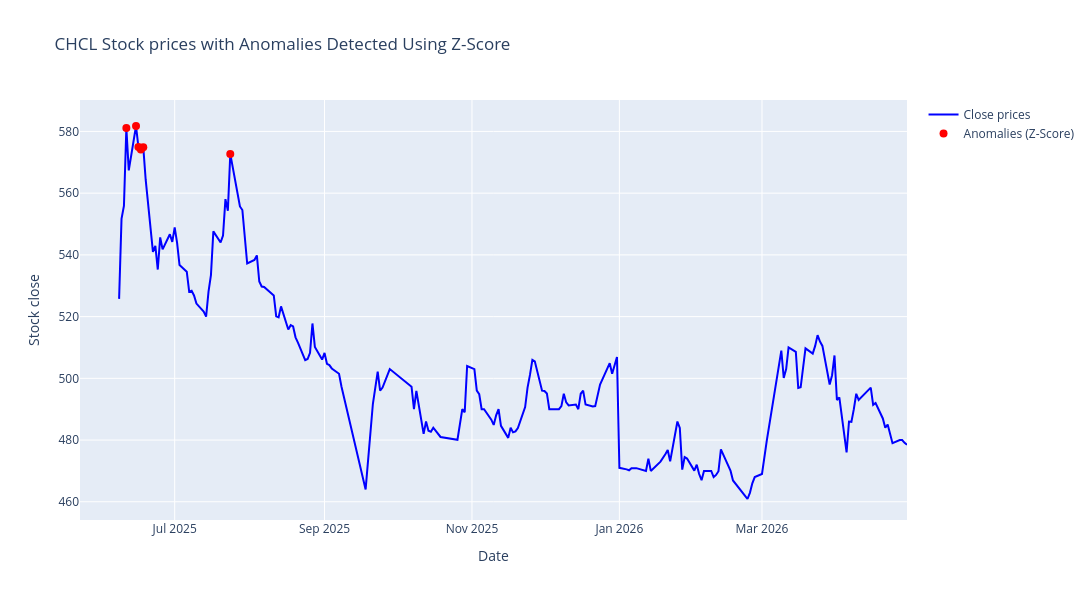

Here is the notebook cell this chart was saved with:
### Markdown cell above
### Z Score

### Code cell
# Calculate Z Score for close prices
df["Anomaly_Z_Score"] = zscore(df["close"])

# Identify anomalies where Z-Score >3 or < -3
anomalies_zscore = df[abs(df["Anomaly_Z_Score"]) > z_score_threshold]

# Create the figure
fig = go.Figure()

# Add 'Close' close line
fig.add_trace(
    go.Scatter(
        x=df.index,
        y=df["close"],
        mode="lines",
        name="Close prices",
        line=dict(color="blue", width=2),
    )
)

# Add anomalies (Z-score > 3 or < -3) as red markers
fig.add_trace(
    go.Scatter(
        x=anomalies_zscore.index,
        y=anomalies_zscore["close"],
        mode="markers",
        name="Anomalies (Z-Score)",
        marker=dict(color="red", size=8, symbol="circle"),
        showlegend=True,
    )
)

# Update layout for a larger figure size and title
fig.update_layout(
    title=f"{stock_name} Stock prices with Anomalies Detected Using Z-Score",
    xaxis_title="Date",
    yaxis_title="Stock close",
    autosize=False,
    width=1200,
    height=600,
)

# Show the plot
fig.show()
# df.sort_values(by="Anomaly_Z_Score",ascending=False).head()
anomalies_zscore.head()

### Figure 1 — Plotly figure (JSON) as saved in the notebook; plotly's stock layout.template omitted (floating-point values rounded to 4 significant figures; data arrays with more than 128 entries replaced by an {"elided": "..."} marker saying what was removed)
{"data": [{"line": {"color": "blue", "width": 2}, "mode": "lines", "name": "Close prices", "type": "scatter", "x": {"elided": "200 str values"}, "y": {"elided": "200 float values"}}, {"marker": {"color": "red", "size": 8, "symbol": "circle"}, "mode": "markers", "name": "Anomalies (Z-Score)", "showlegend": true, "type": "scatter", "x": ["2025-06-11T00:00:00.000000000", "2025-06-15T00:00:00.000000000", "2025-06-16T00:00:00.000000000", "2025-06-17T00:00:00.000000000", "2025-06-18T00:00:00.000000000", "2025-07-24T00:00:00.000000000"], "y": [581.1, 581.8, 575.0, 574.1, 574.9, 572.7]}], "layout": {"autosize": false, "height": 600, "title": {"text": "CHCL Stock prices with Anomalies Detected Using Z-Score"}, "width": 1200, "xaxis": {"title": {"text": "Date"}}, "yaxis": {"title": {"text": "Stock close"}}}}
